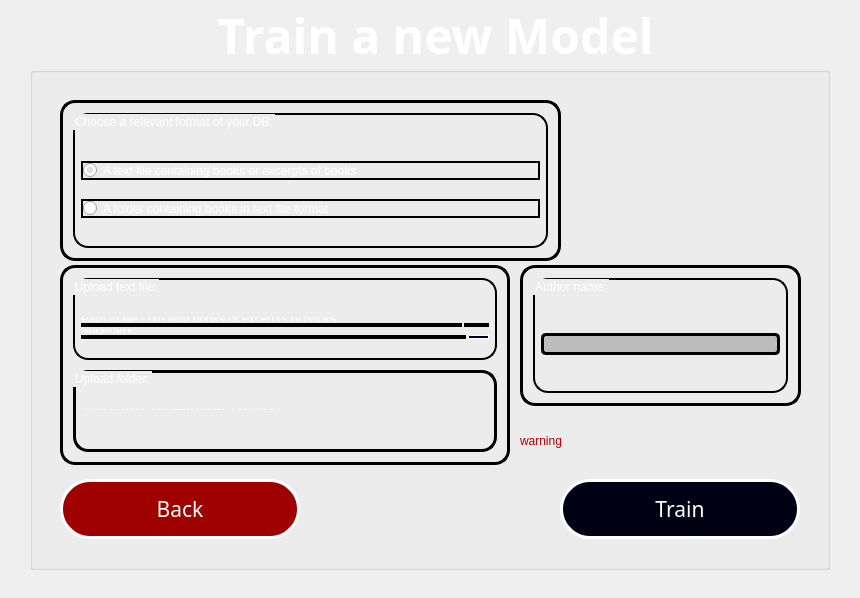
<?xml version="1.0" encoding="UTF-8"?>
<ui version="4.0">
 <class>TrainPlagModelWindow</class>
 <widget class="QMainWindow" name="TrainPlagModelWindow">
  <property name="geometry">
   <rect>
    <x>0</x>
    <y>0</y>
    <width>860</width>
    <height>598</height>
   </rect>
  </property>
  <property name="windowTitle">
   <string>Train New Plagiarism Model</string>
  </property>
  <widget class="QWidget" name="centralwidget">
   <widget class="QLabel" name="backgroundImg">
    <property name="geometry">
     <rect>
      <x>0</x>
      <y>0</y>
      <width>860</width>
      <height>600</height>
     </rect>
    </property>
    <property name="text">
     <string/>
    </property>
    <property name="pixmap">
     <pixmap>resources/background.jpg</pixmap>
    </property>
    <property name="scaledContents">
     <bool>true</bool>
    </property>
   </widget>
   <widget class="QGroupBox" name="groupBox">
    <property name="enabled">
     <bool>true</bool>
    </property>
    <property name="geometry">
     <rect>
      <x>30</x>
      <y>0</y>
      <width>800</width>
      <height>570</height>
     </rect>
    </property>
    <property name="palette">
     <palette>
      <active>
       <colorrole role="WindowText">
        <brush brushstyle="SolidPattern">
         <color alpha="255">
          <red>255</red>
          <green>255</green>
          <blue>255</blue>
         </color>
        </brush>
       </colorrole>
       <colorrole role="Button">
        <brush brushstyle="SolidPattern">
         <color alpha="255">
          <red>0</red>
          <green>0</green>
          <blue>127</blue>
         </color>
        </brush>
       </colorrole>
       <colorrole role="Text">
        <brush brushstyle="SolidPattern">
         <color alpha="255">
          <red>255</red>
          <green>255</green>
          <blue>255</blue>
         </color>
        </brush>
       </colorrole>
       <colorrole role="ButtonText">
        <brush brushstyle="SolidPattern">
         <color alpha="255">
          <red>255</red>
          <green>255</green>
          <blue>255</blue>
         </color>
        </brush>
       </colorrole>
       <colorrole role="Base">
        <brush brushstyle="SolidPattern">
         <color alpha="255">
          <red>255</red>
          <green>255</green>
          <blue>255</blue>
         </color>
        </brush>
       </colorrole>
       <colorrole role="ToolTipText">
        <brush brushstyle="SolidPattern">
         <color alpha="255">
          <red>0</red>
          <green>0</green>
          <blue>0</blue>
         </color>
        </brush>
       </colorrole>
      </active>
      <inactive>
       <colorrole role="WindowText">
        <brush brushstyle="SolidPattern">
         <color alpha="255">
          <red>255</red>
          <green>255</green>
          <blue>255</blue>
         </color>
        </brush>
       </colorrole>
       <colorrole role="Button">
        <brush brushstyle="SolidPattern">
         <color alpha="255">
          <red>0</red>
          <green>0</green>
          <blue>127</blue>
         </color>
        </brush>
       </colorrole>
       <colorrole role="Text">
        <brush brushstyle="SolidPattern">
         <color alpha="255">
          <red>255</red>
          <green>255</green>
          <blue>255</blue>
         </color>
        </brush>
       </colorrole>
       <colorrole role="ButtonText">
        <brush brushstyle="SolidPattern">
         <color alpha="255">
          <red>255</red>
          <green>255</green>
          <blue>255</blue>
         </color>
        </brush>
       </colorrole>
       <colorrole role="Base">
        <brush brushstyle="SolidPattern">
         <color alpha="255">
          <red>255</red>
          <green>255</green>
          <blue>255</blue>
         </color>
        </brush>
       </colorrole>
       <colorrole role="ToolTipText">
        <brush brushstyle="SolidPattern">
         <color alpha="255">
          <red>0</red>
          <green>0</green>
          <blue>0</blue>
         </color>
        </brush>
       </colorrole>
      </inactive>
      <disabled>
       <colorrole role="WindowText">
        <brush brushstyle="SolidPattern">
         <color alpha="255">
          <red>255</red>
          <green>255</green>
          <blue>255</blue>
         </color>
        </brush>
       </colorrole>
       <colorrole role="Button">
        <brush brushstyle="SolidPattern">
         <color alpha="255">
          <red>0</red>
          <green>0</green>
          <blue>127</blue>
         </color>
        </brush>
       </colorrole>
       <colorrole role="Text">
        <brush brushstyle="SolidPattern">
         <color alpha="255">
          <red>255</red>
          <green>255</green>
          <blue>255</blue>
         </color>
        </brush>
       </colorrole>
       <colorrole role="ButtonText">
        <brush brushstyle="SolidPattern">
         <color alpha="255">
          <red>255</red>
          <green>255</green>
          <blue>255</blue>
         </color>
        </brush>
       </colorrole>
       <colorrole role="Base">
        <brush brushstyle="SolidPattern">
         <color alpha="255">
          <red>240</red>
          <green>240</green>
          <blue>240</blue>
         </color>
        </brush>
       </colorrole>
       <colorrole role="ToolTipText">
        <brush brushstyle="SolidPattern">
         <color alpha="255">
          <red>0</red>
          <green>0</green>
          <blue>0</blue>
         </color>
        </brush>
       </colorrole>
      </disabled>
     </palette>
    </property>
    <property name="font">
     <font>
      <family>Sitka Heading</family>
      <pointsize>36</pointsize>
      <weight>75</weight>
      <bold>true</bold>
      <underline>false</underline>
     </font>
    </property>
    <property name="styleSheet">
     <string notr="true">color: rgb(255, 255, 255);
                    </string>
    </property>
    <property name="title">
     <string>Train a new Model</string>
    </property>
    <property name="alignment">
     <set>Qt::AlignCenter</set>
    </property>
    <widget class="QPushButton" name="trainBtn">
     <property name="enabled">
      <bool>true</bool>
     </property>
     <property name="geometry">
      <rect>
       <x>530</x>
       <y>479</y>
       <width>240</width>
       <height>60</height>
      </rect>
     </property>
     <property name="font">
      <font>
       <family>Sitka Small</family>
       <pointsize>16</pointsize>
       <weight>9</weight>
       <italic>false</italic>
       <bold>false</bold>
      </font>
     </property>
     <property name="acceptDrops">
      <bool>false</bool>
     </property>
     <property name="autoFillBackground">
      <bool>false</bool>
     </property>
     <property name="styleSheet">
      <string notr="true">
                            background-color: rgb(0, 0, 20);
                            font: 75 16pt &quot;Sitka Small&quot;;
                            color: rgb(255, 255, 255);
                            border-width: 3px;
                            border-radius: 30px;
                            border-color: rgb(255, 255, 255);
                            border-style: solid;
                        </string>
     </property>
     <property name="text">
      <string>Train</string>
     </property>
     <property name="checkable">
      <bool>false</bool>
     </property>
     <property name="autoDefault">
      <bool>false</bool>
     </property>
     <property name="default">
      <bool>false</bool>
     </property>
     <property name="flat">
      <bool>false</bool>
     </property>
    </widget>
    <widget class="QPushButton" name="backBtn">
     <property name="enabled">
      <bool>true</bool>
     </property>
     <property name="geometry">
      <rect>
       <x>30</x>
       <y>479</y>
       <width>240</width>
       <height>60</height>
      </rect>
     </property>
     <property name="font">
      <font>
       <family>Sitka Small</family>
       <pointsize>16</pointsize>
       <weight>9</weight>
       <italic>false</italic>
       <bold>false</bold>
      </font>
     </property>
     <property name="acceptDrops">
      <bool>false</bool>
     </property>
     <property name="autoFillBackground">
      <bool>false</bool>
     </property>
     <property name="styleSheet">
      <string notr="true">
                            background-color: rgb(159, 0, 0);
                            font: 75 16pt &quot;Sitka Small&quot;;
                            color: rgb(255, 255, 255);
                            border-width: 3px;
                            border-radius: 30px;
                            border-color: rgb(255, 255, 255);
                            border-style: solid;
                        </string>
     </property>
     <property name="text">
      <string>Back</string>
     </property>
     <property name="icon">
      <iconset>
       <normaloff>D:/My Documents/Studies/Semester_9/פרויקט מסכם - שלב
                                ב/icons/pnghut_arrow-icon-direction-left-logo-text.png</normaloff>D:/My Documents/Studies/Semester_9/פרויקט מסכם - שלב
                                ב/icons/pnghut_arrow-icon-direction-left-logo-text.png</iconset>
     </property>
     <property name="iconSize">
      <size>
       <width>24</width>
       <height>24</height>
      </size>
     </property>
     <property name="checkable">
      <bool>false</bool>
     </property>
     <property name="autoDefault">
      <bool>false</bool>
     </property>
     <property name="default">
      <bool>false</bool>
     </property>
     <property name="flat">
      <bool>false</bool>
     </property>
    </widget>
    <widget class="QFrame" name="verticalFrame1">
     <property name="geometry">
      <rect>
       <x>30</x>
       <y>265</y>
       <width>450</width>
       <height>200</height>
      </rect>
     </property>
     <property name="font">
      <font>
       <family>Sitka Small</family>
       <pointsize>8</pointsize>
       <weight>50</weight>
       <italic>false</italic>
       <bold>false</bold>
      </font>
     </property>
     <property name="autoFillBackground">
      <bool>false</bool>
     </property>
     <property name="styleSheet">
      <string notr="true">border-width: 3px;
                            border-radius: 15px;
                            border-color: rgb(0, 0, 0);
                            border-style: solid;
                            font: 8pt &quot;Sitka Small&quot;;
                            color: rgb(255, 255, 255);
                            background-color: qlineargradient(spread:pad, x1:0.996, y1:0.0340909, x2:1, y2:0, stop:1
                            rgba(0, 0, 32, 170));
                        </string>
     </property>
     <layout class="QVBoxLayout" name="verticalLayout">
      <property name="spacing">
       <number>10</number>
      </property>
      <property name="leftMargin">
       <number>10</number>
      </property>
      <property name="topMargin">
       <number>10</number>
      </property>
      <property name="rightMargin">
       <number>10</number>
      </property>
      <property name="bottomMargin">
       <number>10</number>
      </property>
      <item>
       <widget class="QGroupBox" name="verticalGroupBox13">
        <property name="styleSheet">
         <string notr="true">border-width: 2px;
font: 10pt &quot;Sitka Small&quot;;</string>
        </property>
        <property name="title">
         <string>Upload text file:</string>
        </property>
        <layout class="QVBoxLayout" name="verticalLayout_6" stretch="0,0,0,0">
         <property name="spacing">
          <number>2</number>
         </property>
         <property name="leftMargin">
          <number>5</number>
         </property>
         <property name="topMargin">
          <number>36</number>
         </property>
         <property name="rightMargin">
          <number>5</number>
         </property>
         <property name="bottomMargin">
          <number>18</number>
         </property>
         <item>
          <widget class="QLabel" name="label1311">
           <property name="styleSheet">
            <string notr="true">border-width: 0px;
font: 8pt &quot;Sitka Small&quot;;</string>
           </property>
           <property name="text">
            <string>Path to file (.txt) with books or excerpts of books:</string>
           </property>
          </widget>
         </item>
         <item>
          <layout class="QHBoxLayout" name="horizontalLayout131">
           <item>
            <widget class="QLineEdit" name="path1312">
             <property name="styleSheet">
              <string notr="true">border-width: 3px;
                                                            border-radius: 5px;
                                                            border-color: rgb(0, 0, 0);
                                                            border-style: solid;
                                                            background-color: rgb(188, 188, 188);
                                                            color: rgb(0, 0, 0);
                                                        </string>
             </property>
            </widget>
           </item>
           <item>
            <widget class="QToolButton" name="uploadBtn1313">
             <property name="minimumSize">
              <size>
               <width>0</width>
               <height>0</height>
              </size>
             </property>
             <property name="mouseTracking">
              <bool>false</bool>
             </property>
             <property name="autoFillBackground">
              <bool>false</bool>
             </property>
             <property name="styleSheet">
              <string notr="true">background-color: rgb(212, 212, 212);
                                                            border-width: 3px;
                                                            border-radius: 5px;
                                                            border-color: rgb(0, 0, 0);
                                                            border-style: solid;
                                                        </string>
             </property>
             <property name="text">
              <string/>
             </property>
             <property name="icon">
              <iconset>
               <normaloff>resources/upload_icon.png</normaloff>resources/upload_icon.png</iconset>
             </property>
            </widget>
           </item>
          </layout>
         </item>
         <item>
          <widget class="QLabel" name="label1331">
           <property name="styleSheet">
            <string notr="true">border-width: 0px;
font: 8pt &quot;Sitka Small&quot;;</string>
           </property>
           <property name="text">
            <string>Seperator:</string>
           </property>
          </widget>
         </item>
         <item>
          <layout class="QHBoxLayout" name="horizontalLayout133">
           <item>
            <widget class="QLineEdit" name="seperator1333">
             <property name="styleSheet">
              <string notr="true">border-width: 3px;
                                                            border-radius: 5px;
                                                            border-color: rgb(0, 0, 0);
                                                            border-style: solid;
                                                            background-color: rgb(188, 188, 188);
                                                            color: rgb(0, 0, 0);
                                                        </string>
             </property>
            </widget>
           </item>
           <item>
            <widget class="QToolButton" name="questionBtn1332">
             <property name="minimumSize">
              <size>
               <width>0</width>
               <height>0</height>
              </size>
             </property>
             <property name="mouseTracking">
              <bool>false</bool>
             </property>
             <property name="autoFillBackground">
              <bool>false</bool>
             </property>
             <property name="styleSheet">
              <string notr="true">background-color: rgb(0, 0, 127);
                                                            background-color: rgb(0, 0, 50);
                                                            border-width: 1px;
                                                            border-radius: 14px;
                                                            border-color: rgb(255, 255, 255);
                                                            border-style: solid;
                                                        </string>
             </property>
             <property name="text">
              <string/>
             </property>
             <property name="icon">
              <iconset>
               <normaloff>resources/question_icon2.png</normaloff>resources/question_icon2.png</iconset>
             </property>
            </widget>
           </item>
          </layout>
         </item>
        </layout>
       </widget>
      </item>
      <item>
       <widget class="QGroupBox" name="verticalGroupBox14">
        <property name="styleSheet">
         <string notr="true">
font: 10pt &quot;Sitka Small&quot;;</string>
        </property>
        <property name="title">
         <string>Upload folder:</string>
        </property>
        <layout class="QVBoxLayout" name="verticalLayout_7" stretch="0,0">
         <property name="spacing">
          <number>2</number>
         </property>
         <property name="leftMargin">
          <number>5</number>
         </property>
         <property name="topMargin">
          <number>36</number>
         </property>
         <property name="rightMargin">
          <number>5</number>
         </property>
         <property name="bottomMargin">
          <number>36</number>
         </property>
         <item>
          <widget class="QLabel" name="label1411">
           <property name="styleSheet">
            <string notr="true">border-width: 0px;
font: 8pt &quot;Sitka Small&quot;;
</string>
           </property>
           <property name="text">
            <string>Path to directory with books (.txt files):</string>
           </property>
          </widget>
         </item>
         <item>
          <layout class="QHBoxLayout" name="horizontalLayout141">
           <property name="spacing">
            <number>10</number>
           </property>
           <property name="topMargin">
            <number>8</number>
           </property>
           <property name="bottomMargin">
            <number>8</number>
           </property>
           <item>
            <widget class="QLineEdit" name="path1412">
             <property name="styleSheet">
              <string notr="true">border-width: 3px;
                                                            border-radius: 5px;
                                                            border-color: rgb(0, 0, 0);
                                                            border-style: solid;
                                                            background-color: rgb(188, 188, 188);
                                                            color: rgb(0, 0, 0);
                                                        </string>
             </property>
            </widget>
           </item>
           <item>
            <widget class="QToolButton" name="uploadBtn1413">
             <property name="minimumSize">
              <size>
               <width>0</width>
               <height>0</height>
              </size>
             </property>
             <property name="mouseTracking">
              <bool>false</bool>
             </property>
             <property name="autoFillBackground">
              <bool>false</bool>
             </property>
             <property name="styleSheet">
              <string notr="true">background-color: rgb(212, 212, 212);
                                                            border-width: 3px;
                                                            border-radius: 5px;
                                                            border-color: rgb(0, 0, 0);
                                                            border-style: solid;
                                                        </string>
             </property>
             <property name="text">
              <string/>
             </property>
             <property name="icon">
              <iconset>
               <normaloff>resources/upload_icon.png</normaloff>resources/upload_icon.png</iconset>
             </property>
            </widget>
           </item>
          </layout>
         </item>
        </layout>
       </widget>
      </item>
     </layout>
    </widget>
    <widget class="QLabel" name="errorMsg">
     <property name="geometry">
      <rect>
       <x>490</x>
       <y>420</y>
       <width>81</width>
       <height>41</height>
      </rect>
     </property>
     <property name="layoutDirection">
      <enum>Qt::RightToLeft</enum>
     </property>
     <property name="styleSheet">
      <string notr="true">background-color: qlineargradient(spread:pad, x1:0.983, y1:0.00568182,
                            x2:0.996, y2:0, stop:1 rgba(48, 48, 48, 143));
                            color: rgb(170, 0, 0);
                            font: 75 8pt &quot;System&quot;;
                            border-radius: 10px;
                            border-style: solid;
                            border-width: 0px
                        </string>
     </property>
     <property name="text">
      <string>warning</string>
     </property>
     <property name="margin">
      <number>5</number>
     </property>
    </widget>
    <widget class="QFrame" name="verticalFrame2">
     <property name="geometry">
      <rect>
       <x>30</x>
       <y>100</y>
       <width>501</width>
       <height>161</height>
      </rect>
     </property>
     <property name="font">
      <font>
       <family>Sitka Small</family>
       <pointsize>8</pointsize>
       <weight>50</weight>
       <italic>false</italic>
       <bold>false</bold>
      </font>
     </property>
     <property name="autoFillBackground">
      <bool>false</bool>
     </property>
     <property name="styleSheet">
      <string notr="true">border-width: 3px;
                            border-radius: 15px;
                            border-color: rgb(0, 0, 0);
                            border-style: solid;
                            font: 8pt &quot;Sitka Small&quot;;
                            color: rgb(255, 255, 255);
                            background-color: qlineargradient(spread:pad, x1:0.996, y1:0.0340909, x2:1, y2:0, stop:1
                            rgba(0, 0, 32, 170));
                        </string>
     </property>
     <layout class="QVBoxLayout" name="verticalLayout_3">
      <property name="spacing">
       <number>10</number>
      </property>
      <property name="leftMargin">
       <number>10</number>
      </property>
      <property name="topMargin">
       <number>10</number>
      </property>
      <property name="rightMargin">
       <number>10</number>
      </property>
      <property name="bottomMargin">
       <number>10</number>
      </property>
      <item>
       <widget class="QGroupBox" name="verticalGroupBox11">
        <property name="styleSheet">
         <string notr="true">border-width: 2px;
font: 10pt &quot;Sitka Small&quot;;
</string>
        </property>
        <property name="title">
         <string>Choose a relevant format of your DB:</string>
        </property>
        <layout class="QVBoxLayout" name="verticalLayout_2" stretch="0,0">
         <property name="spacing">
          <number>10</number>
         </property>
         <property name="leftMargin">
          <number>5</number>
         </property>
         <property name="topMargin">
          <number>36</number>
         </property>
         <property name="rightMargin">
          <number>5</number>
         </property>
         <property name="bottomMargin">
          <number>18</number>
         </property>
         <item>
          <layout class="QHBoxLayout" name="horizontalLayout112">
           <item>
            <widget class="QRadioButton" name="radioButton1122">
             <property name="styleSheet">
              <string notr="true">
font: 8pt &quot;Sitka Small&quot;;</string>
             </property>
             <property name="text">
              <string>A text file containing books or excerpts of books</string>
             </property>
             <property name="checked">
              <bool>true</bool>
             </property>
            </widget>
           </item>
          </layout>
         </item>
         <item>
          <layout class="QHBoxLayout" name="horizontalLayout113">
           <item>
            <widget class="QRadioButton" name="radioButton1132">
             <property name="styleSheet">
              <string notr="true">
font: 8pt &quot;Sitka Small&quot;;</string>
             </property>
             <property name="text">
              <string>A folder containing books in text file format</string>
             </property>
            </widget>
           </item>
          </layout>
         </item>
        </layout>
       </widget>
      </item>
     </layout>
    </widget>
    <widget class="QFrame" name="verticalFrame1_2">
     <property name="geometry">
      <rect>
       <x>490</x>
       <y>265</y>
       <width>281</width>
       <height>141</height>
      </rect>
     </property>
     <property name="font">
      <font>
       <family>Sitka Small</family>
       <pointsize>8</pointsize>
       <weight>50</weight>
       <italic>false</italic>
       <bold>false</bold>
      </font>
     </property>
     <property name="autoFillBackground">
      <bool>false</bool>
     </property>
     <property name="styleSheet">
      <string notr="true">border-width: 3px;
                            border-radius: 15px;
                            border-color: rgb(0, 0, 0);
                            border-style: solid;
                            font: 8pt &quot;Sitka Small&quot;;
                            color: rgb(255, 255, 255);
                            background-color: qlineargradient(spread:pad, x1:0.996, y1:0.0340909, x2:1, y2:0, stop:1
                            rgba(0, 0, 32, 170));
                        </string>
     </property>
     <layout class="QVBoxLayout" name="verticalLayout_4">
      <property name="spacing">
       <number>10</number>
      </property>
      <property name="leftMargin">
       <number>10</number>
      </property>
      <property name="topMargin">
       <number>10</number>
      </property>
      <property name="rightMargin">
       <number>10</number>
      </property>
      <property name="bottomMargin">
       <number>10</number>
      </property>
      <item>
       <widget class="QGroupBox" name="horizontalGroupBox21">
        <property name="sizePolicy">
         <sizepolicy hsizetype="Preferred" vsizetype="Preferred">
          <horstretch>0</horstretch>
          <verstretch>0</verstretch>
         </sizepolicy>
        </property>
        <property name="minimumSize">
         <size>
          <width>0</width>
          <height>0</height>
         </size>
        </property>
        <property name="styleSheet">
         <string notr="true">border-width: 2px;
font: 10pt &quot;Sitka Small&quot;;</string>
        </property>
        <property name="title">
         <string>Author name:</string>
        </property>
        <layout class="QHBoxLayout" name="horizontalLayout_3">
         <property name="spacing">
          <number>2</number>
         </property>
         <property name="leftMargin">
          <number>5</number>
         </property>
         <property name="topMargin">
          <number>36</number>
         </property>
         <property name="rightMargin">
          <number>5</number>
         </property>
         <property name="bottomMargin">
          <number>18</number>
         </property>
         <item>
          <widget class="QLineEdit" name="authorName211">
           <property name="styleSheet">
            <string notr="true">border-width: 3px;
                                                    border-radius: 5px;
                                                    border-color: rgb(0, 0, 0);
                                                    border-style: solid;
                                                    background-color: rgb(188, 188, 188);
                                                    color: rgb(0, 0, 0);
                                                
</string>
           </property>
          </widget>
         </item>
        </layout>
       </widget>
      </item>
     </layout>
    </widget>
   </widget>
  </widget>
 </widget>
 <resources/>
 <connections/>
</ui>
